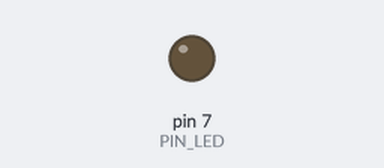
A sketch run on a simulated Arduino Uno, built with avr-gcc and run on an emulated ATmega328P. Parts: output pins drawn as LEDs (lit = HIGH). Dashed ring = blinking.

Above: at 0.5 s.
At 1.85 s:
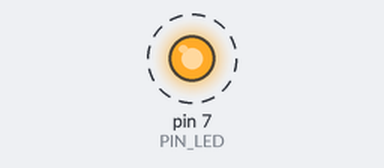
Timing chart, 0 to 3.0 s (numbered marks = the images above):
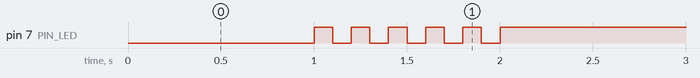

Measured:
- by itself, pin 7 (PIN_LED): alternates HIGH for 0.10 s and LOW for 0.10 s, 11 changes in all, then stays HIGH

The sketch:

05_example_02.ino
```cpp
unsigned int count, toggle, PIN_LED;

void setup() {
  // put your setup code here, to run once:
    PIN_LED=7;
    count=toggle=0;
    pinMode(PIN_LED,OUTPUT);
}

void loop() {
  // put your main code here, to run repeatedly:
    ++count; // 초 세기
    toggle = toggle_state(toggle); // toggle LED value
    digitalWrite(PIN_LED, toggle); // update LED status
    delay(100); // wait for 100 millisecond (깜빡임 때문에)
}

int toggle_state(int toggle) {
    if (count>20) { //2초후 빛이 꺼짐.
      toggle = 1 ;
    }
    else if (count<10) {
      toggle = 0 ; //카운트의 초반 10회(1초)간  불을 켜둠
      }
    else{
      toggle = count%2;//1초 이후에 count의 홀 짝 기준으로 0,1 반복 출력으로 깜빡임
    }

    return toggle ;
  }
```
